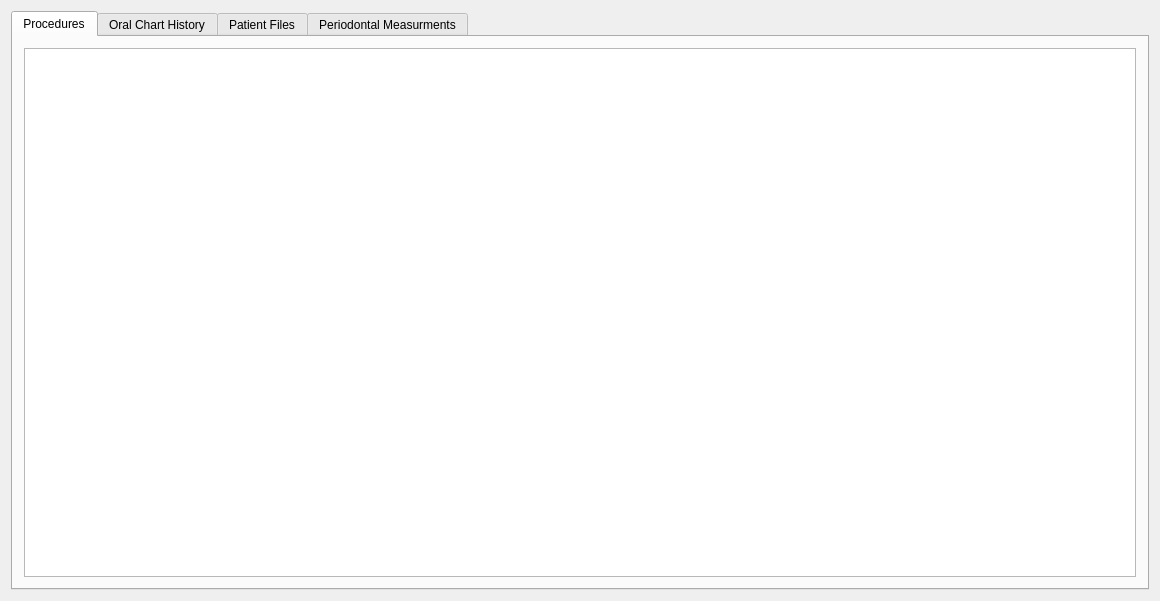
<?xml version="1.0" encoding="UTF-8"?>
<ui version="4.0">
 <class>PatientHistoryDialogClass</class>
 <widget class="QDialog" name="PatientHistoryDialogClass">
  <property name="geometry">
   <rect>
    <x>0</x>
    <y>0</y>
    <width>1160</width>
    <height>601</height>
   </rect>
  </property>
  <property name="windowTitle">
   <string>PatientHistoryDialog</string>
  </property>
  <layout class="QVBoxLayout" name="verticalLayout">
   <item>
    <widget class="QTabWidget" name="tabWidget">
     <property name="currentIndex">
      <number>0</number>
     </property>
     <widget class="QWidget" name="tab">
      <attribute name="title">
       <string>Procedures</string>
      </attribute>
      <layout class="QVBoxLayout" name="verticalLayout_2">
       <item>
        <widget class="QTableView" name="procedureTable">
         <property name="editTriggers">
          <set>QAbstractItemView::EditTrigger::NoEditTriggers</set>
         </property>
        </widget>
       </item>
      </layout>
     </widget>
     <widget class="QWidget" name="tab_2">
      <attribute name="title">
       <string>Oral Chart History</string>
      </attribute>
      <layout class="QVBoxLayout" name="verticalLayout_3">
       <item>
        <widget class="SnapshotViewer" name="snapshotViewer" native="true">
         <property name="sizePolicy">
          <sizepolicy hsizetype="Expanding" vsizetype="Expanding">
           <horstretch>0</horstretch>
           <verstretch>0</verstretch>
          </sizepolicy>
         </property>
        </widget>
       </item>
      </layout>
     </widget>
     <widget class="QWidget" name="tab_3">
      <attribute name="title">
       <string>Patient Files</string>
      </attribute>
      <layout class="QVBoxLayout" name="verticalLayout_6">
       <item>
        <widget class="QSplitter" name="splitter">
         <property name="midLineWidth">
          <number>4</number>
         </property>
         <property name="orientation">
          <enum>Qt::Orientation::Vertical</enum>
         </property>
         <widget class="QWidget" name="layoutWidget">
          <layout class="QVBoxLayout" name="verticalLayout_4">
           <item>
            <widget class="ListTable" name="docView">
             <property name="minimumSize">
              <size>
               <width>0</width>
               <height>0</height>
              </size>
             </property>
            </widget>
           </item>
           <item>
            <layout class="QHBoxLayout" name="horizontalLayout_3">
             <property name="topMargin">
              <number>0</number>
             </property>
             <item>
              <spacer name="horizontalSpacer">
               <property name="orientation">
                <enum>Qt::Orientation::Horizontal</enum>
               </property>
               <property name="sizeHint" stdset="0">
                <size>
                 <width>40</width>
                 <height>20</height>
                </size>
               </property>
              </spacer>
             </item>
             <item>
              <widget class="QPushButton" name="openDocButton">
               <property name="text">
                <string>Open Selected Documents</string>
               </property>
              </widget>
             </item>
            </layout>
           </item>
          </layout>
         </widget>
         <widget class="QWidget" name="layoutWidget_3">
          <layout class="QVBoxLayout" name="verticalLayout_5">
           <item>
            <widget class="ListTable" name="docDetailsView">
             <property name="sizePolicy">
              <sizepolicy hsizetype="Expanding" vsizetype="Expanding">
               <horstretch>0</horstretch>
               <verstretch>0</verstretch>
              </sizepolicy>
             </property>
             <property name="minimumSize">
              <size>
               <width>0</width>
               <height>0</height>
              </size>
             </property>
             <property name="maximumSize">
              <size>
               <width>16777215</width>
               <height>16777215</height>
              </size>
             </property>
            </widget>
           </item>
          </layout>
         </widget>
        </widget>
       </item>
      </layout>
     </widget>
     <widget class="PerioSummary" name="perioTab">
      <attribute name="title">
       <string>Periodontal Measurments</string>
      </attribute>
     </widget>
    </widget>
   </item>
  </layout>
 </widget>
 <layoutdefault spacing="6" margin="11"/>
 <customwidgets>
  <customwidget>
   <class>SnapshotViewer</class>
   <extends>QWidget</extends>
   <header>View/SubWidgets/SnapshotViewer.h</header>
   <container>1</container>
  </customwidget>
  <customwidget>
   <class>ListTable</class>
   <extends>QTableView</extends>
   <header>View/uiComponents/ListTable.h</header>
  </customwidget>
  <customwidget>
   <class>PerioSummary</class>
   <extends>QWidget</extends>
   <header>View/SubWidgets/PerioSummary.h</header>
   <container>1</container>
  </customwidget>
 </customwidgets>
 <resources/>
 <connections/>
</ui>
